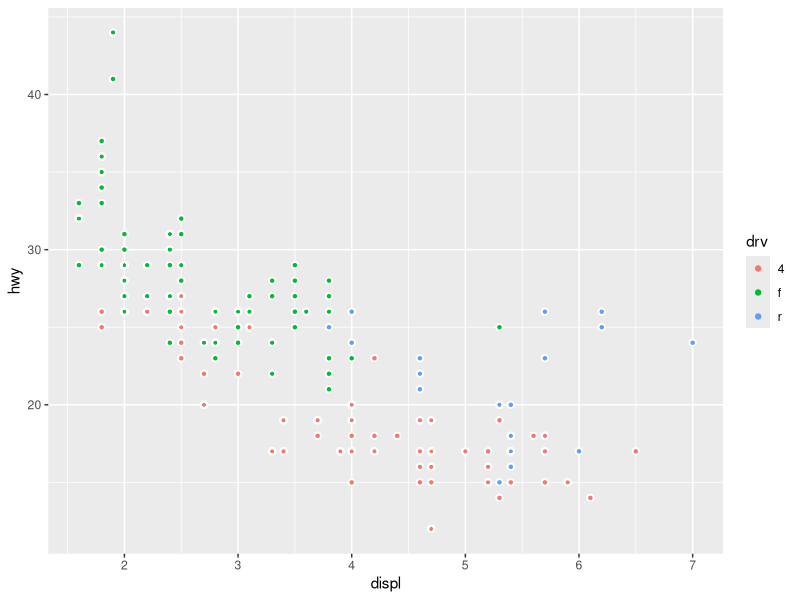

Generate this figure with R:
library(ggplot2)
ggplot(data=mpg, mapping=aes(x=displ, y=hwy))+
  geom_point(mapping=aes(color=drv))+
  geom_point(shape=21, color="white", stroke=1)
